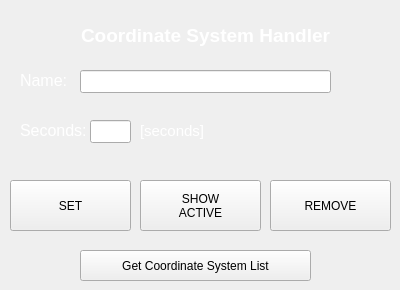
      <widget class="QWidget" name="tab_4">
       <attribute name="title">
        <string>Manager</string>
       </attribute>
       <widget class="QLineEdit" name="cs_name_handler">
        <property name="geometry">
         <rect>
          <x>80</x>
          <y>70</y>
          <width>251</width>
          <height>23</height>
         </rect>
        </property>
        <property name="styleSheet">
         <string notr="true">color: rgb(255, 255, 255);</string>
        </property>
        <property name="text">
         <string/>
        </property>
        <property name="alignment">
         <set>Qt::AlignLeading|Qt::AlignLeft|Qt::AlignVCenter</set>
        </property>
        <property name="placeholderText">
         <string>MyCoordinateSystemExample</string>
        </property>
       </widget>
       <widget class="QLabel" name="label_39">
        <property name="geometry">
         <rect>
          <x>20</x>
          <y>70</y>
          <width>51</width>
          <height>21</height>
         </rect>
        </property>
        <property name="font">
         <font>
          <pointsize>12</pointsize>
         </font>
        </property>
        <property name="styleSheet">
         <string notr="true">color: rgb(255, 255, 255);</string>
        </property>
        <property name="text">
         <string>Name:</string>
        </property>
        <property name="alignment">
         <set>Qt::AlignLeading|Qt::AlignLeft|Qt::AlignVCenter</set>
        </property>
       </widget>
       <widget class="QLabel" name="label_40">
        <property name="geometry">
         <rect>
          <x>20</x>
          <y>120</y>
          <width>71</width>
          <height>21</height>
         </rect>
        </property>
        <property name="font">
         <font>
          <pointsize>12</pointsize>
         </font>
        </property>
        <property name="styleSheet">
         <string notr="true">color: rgb(255, 255, 255);</string>
        </property>
        <property name="text">
         <string>Seconds:</string>
        </property>
        <property name="alignment">
         <set>Qt::AlignLeading|Qt::AlignLeft|Qt::AlignVCenter</set>
        </property>
       </widget>
       <widget class="QLineEdit" name="cs_show_secs">
        <property name="geometry">
         <rect>
          <x>90</x>
          <y>120</y>
          <width>41</width>
          <height>23</height>
         </rect>
        </property>
        <property name="styleSheet">
         <string notr="true">color: rgb(255, 255, 255);</string>
        </property>
        <property name="text">
         <string>0</string>
        </property>
        <property name="alignment">
         <set>Qt::AlignRight|Qt::AlignTrailing|Qt::AlignVCenter</set>
        </property>
        <property name="placeholderText">
         <string>0</string>
        </property>
       </widget>
       <widget class="QLabel" name="label_41">
        <property name="geometry">
         <rect>
          <x>140</x>
          <y>120</y>
          <width>71</width>
          <height>21</height>
         </rect>
        </property>
        <property name="font">
         <font>
          <pointsize>11</pointsize>
         </font>
        </property>
        <property name="styleSheet">
         <string notr="true">color: rgb(255, 255, 255);</string>
        </property>
        <property name="text">
         <string>[seconds]</string>
        </property>
        <property name="alignment">
         <set>Qt::AlignLeading|Qt::AlignLeft|Qt::AlignVCenter</set>
        </property>
       </widget>
       <widget class="QPushButton" name="cs_set_button">
        <property name="geometry">
         <rect>
          <x>10</x>
          <y>180</y>
          <width>121</width>
          <height>51</height>
         </rect>
        </property>
        <property name="cursor">
         <cursorShape>PointingHandCursor</cursorShape>
        </property>
        <property name="styleSheet">
         <string notr="true">border-style: native;
background-color: native;
-qt-style-features: background-color;</string>
        </property>
        <property name="text">
         <string>SET</string>
        </property>
       </widget>
       <widget class="QLabel" name="label_38">
        <property name="geometry">
         <rect>
          <x>70</x>
          <y>20</y>
          <width>271</width>
          <height>31</height>
         </rect>
        </property>
        <property name="font">
         <font>
          <pointsize>14</pointsize>
          <weight>75</weight>
          <bold>true</bold>
         </font>
        </property>
        <property name="styleSheet">
         <string notr="true">color: rgb(255, 255, 255);</string>
        </property>
        <property name="text">
         <string>Coordinate System Handler</string>
        </property>
        <property name="alignment">
         <set>Qt::AlignCenter</set>
        </property>
       </widget>
       <widget class="QPushButton" name="cs_show_button">
        <property name="geometry">
         <rect>
          <x>140</x>
          <y>180</y>
          <width>121</width>
          <height>51</height>
         </rect>
        </property>
        <property name="cursor">
         <cursorShape>PointingHandCursor</cursorShape>
        </property>
        <property name="styleSheet">
         <string notr="true">border-style: native;
background-color: native;
-qt-style-features: background-color;</string>
        </property>
        <property name="text">
         <string>SHOW
ACTIVE</string>
        </property>
       </widget>
       <widget class="QPushButton" name="cs_remove_button">
        <property name="geometry">
         <rect>
          <x>270</x>
          <y>180</y>
          <width>121</width>
          <height>51</height>
         </rect>
        </property>
        <property name="cursor">
         <cursorShape>PointingHandCursor</cursorShape>
        </property>
        <property name="styleSheet">
         <string notr="true">border-style: native;
background-color: native;
-qt-style-features: background-color;</string>
        </property>
        <property name="text">
         <string>REMOVE</string>
        </property>
       </widget>
       <widget class="QPushButton" name="cs_list_button">
        <property name="geometry">
         <rect>
          <x>80</x>
          <y>250</y>
          <width>231</width>
          <height>31</height>
         </rect>
        </property>
        <property name="cursor">
         <cursorShape>PointingHandCursor</cursorShape>
        </property>
        <property name="styleSheet">
         <string notr="true">border-style: native;
background-color: native;
-qt-style-features: background-color;</string>
        </property>
        <property name="text">
         <string>Get Coordinate System List</string>
        </property>
       </widget>
      </widget>
